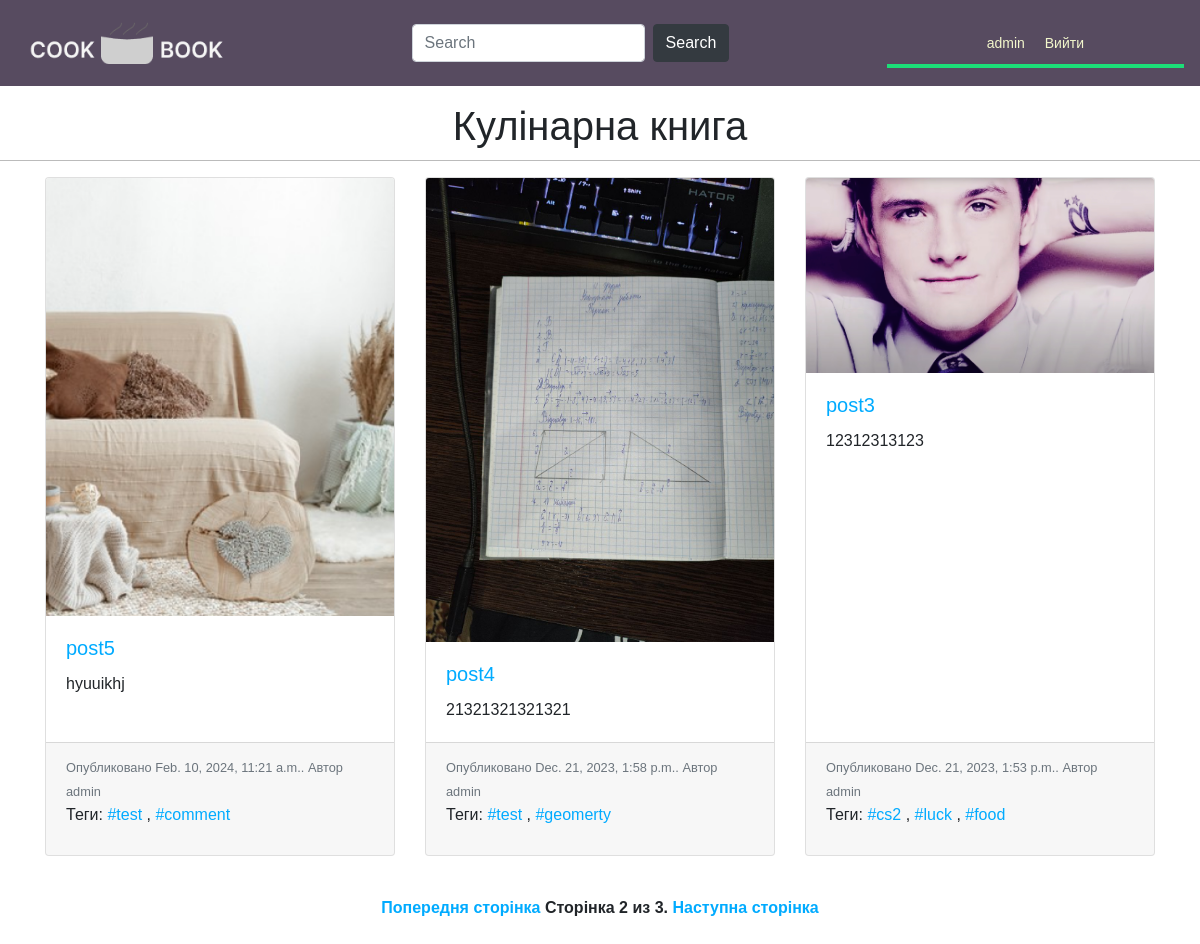
The page /blog/?page=2 (signed in) on the database its author committed.
### blog/models.py (models this page shows, shortened)
class Post(models.Model):
    STATUS_CHOISES=(('draft','Draft'),('published','Published'),)
    title = models.CharField(max_length=250,verbose_name='Post name')
    slug = models.SlugField(max_length=250,unique_for_date='publish')
    author = models.ForeignKey(User,on_delete=models.CASCADE, related_name='blog_posts',verbose_name='Author')
    short_description = models.CharField(max_length=400,verbose_name='Description')
    publish = models.DateTimeField(default=timezone.now,verbose_name='Publish date')
    created = models.DateTimeField(auto_now_add=True, verbose_name='Create date')
    updated = models.DateTimeField(auto_now=True, verbose_name='Update')
    status = models.CharField(max_length=10, choices=STATUS_CHOISES,default='draft')
    image = models.ImageField(upload_to='porodact_images/',verbose_name='Image',blank=False)
    tags = TaggableManager()
    class Meta:
        ordering=('-publish',)
    def get_absolut_url(self):
        return reverse('blog:post_detail',args=[self.publish.year,
                                                self.publish.month,
                                                self.publish.day,
                                                self.slug])

### blog/views.py (the view)
# urls.py: path('', views.post_list, name='post_list'),
@login_required
def post_list(request, tag_slug=None):
    object_list = Post.objects.all()
    search_form = SearchForm()
    query = None
    if 'query' in request.GET:
        search_form = SearchForm(request.GET)
        if search_form.is_valid():
            query = search_form.cleaned_data['query']
            try:
                object_list = Post.objects.filter(title__contains=query, status='published')
            except:
                object_list = None
    else:
        object_list = Post.objects.filter(status='published')
    tag = None
    if tag_slug:
        tag = get_object_or_404(Tag, slug=tag_slug)
        object_list = object_list.filter(tags__in=[tag])
    paginator = Paginator(object_list, 3)  #
    page = request.GET.get('page')
    try:
        posts = paginator.page(page)
    except PageNotAnInteger:
        posts = paginator.page(1)
    except EmptyPage:
        posts = paginator.page(paginator.num_pages)
    return render(request, 'blog/post/list.html', {'page': page,
                                                   'posts': posts,
                                                   'tag': tag,
                                                   'search_form': search_form})

### blog/forms.py
class SearchForm(forms.Form):
    query=forms.CharField(widget=forms.TextInput(attrs={
        'class':'form-control mr-sm-2',
        'type':'search',
        'placeholder':'Search',
        'aria-label':'Search'
    }))

### blog/templates/blog/post/list.html (shortened to what this page needs)
{%extends 'blog/base.html'%}
{% block search_form %}
<form class="form-inline my-2 my-lg-0 search-form">
            {{ search_form }}
            <button class="btn btn-dark my-2 my-sm-0" type="submit">Search</button>
        </form>
{% endblock %}
{%block content%}
    <h1 class="title text-center my-3">Кулінарна книга</h1>
    <div class="container">
        <div class="card-deck">
            {% for post in posts %}
                <div class="card">
                    <a href="{{ post.get_absolut_url }}">
                        <img src="{{ MEDIA_URL }}{{ post.image.url }}" class="card-img-top" alt="...">
                    </a>
                    <div class="card-body">
                        <a href="{{ post.get_absolut_url }}">
                            <h5 class="card-title">{{ post.title }}</h5>
                        </a>
                        <p class="card-text">{{ post.short_description }}</p>
                    </div>
                    <div class="card-footer">
                        <small class="text-muted">Опубликовано {{ post.publish }}. Автор {{ post.author }}</small>
                        <p>Теги:
                            {% for tag in post.tags.all %}
                                <a href="{% url 'blog:post_list_by_tag' tag.slug %}">
                                {{ tag.name }}
                                </a>
                                {% if not forloop.last %}, {% endif %}
                            {% endfor %}
                        </p>
                    </div>
                </div>
            {% endfor %}
        </div>
    </div>
{% include 'paginations.html' with page=posts %}
{%endblock%}

### blog/templates/blog/base.html (shortened to what this page needs)
{%load static%}
<!DOCTYPE html>
<html lang="en">
<head>
   <link rel="stylesheet" href="https://cdn.jsdelivr.net/npm/bootstrap@4.5.3/dist/css/bootstrap.min.css">
   <link rel="stylesheet" href="{% static 'css/style.css' %}">
</head>
<body>
   {% block navbar %}
     <nav class="navbar navbar-expand-lg navbar-dark">
         <a class="navbar-brand" href="{% url 'blog:post_list' %}">
             <img src="{% static 'img/logo.png' %}" class="logo-img">
         </a>
         <div class="collapse navbar-collapse justify-content-center" id="navbarSupportedContent">
             {% block search_form %}
             {% endblock %}
         </div>
         <div id="header">
    <span class="user">
        {% if request.user.is_authenticated %}
            <a href="{% url 'blog:dashboard' %}" class="pr-3">
                {{ request.user.first_name }}
            </a>
            <a href="{% url 'blog:login' %}">Вийти</a>
        {% else %}
            <a href="{% url 'blog:login' %}">Увійти</a>
        {% endif %}
    </span>
</div>
     </nav>
   {% endblock %}
   {%block content%}{% endblock %}
</body>
</html>

### blog/static/css/style.css (style rules this page uses)
body { margin:0; padding:0; font-family:helvetica, sans-serif; }
a { color:#00abff; text-decoration:none; }
h1 { font-weight:normal; border-bottom:1px solid #bbb; padding:0 0 10px 0; }
#header { padding:10px 100px; font-size:14px; color:#fff; border-bottom:4px solid #1cdf78; overflow:auto; }
#header a { color:#f3f7cc; }
#header .user { float:right; padding-top:4px; }
nav { background-color: #574b60; }
.logo-img { height: 60px }

### rows shown on the page
Post: image (picture), title "post5", short_description "hyuuikhj", publish "Feb. 10, 2024, 11:21 a.m.", author "admin"
Tag: name "#test"
Tag: name "#comment"
Post: image (picture), title "post4", short_description "21321321321321", publish "Dec. 21, 2023, 1:58 p.m.", author "admin"
Tag: name "#geomerty"
Post: image (picture), title "post3", short_description "12312313123", publish "Dec. 21, 2023, 1:53 p.m.", author "admin"
Tag: name "#cs2"
Tag: name "#luck"
Tag: name "#food"

### other values the page prints
{{ request.user.first_name }} "admin"
{{ page.number }} "2"
{{ page.paginator.num_pages }} "3"
